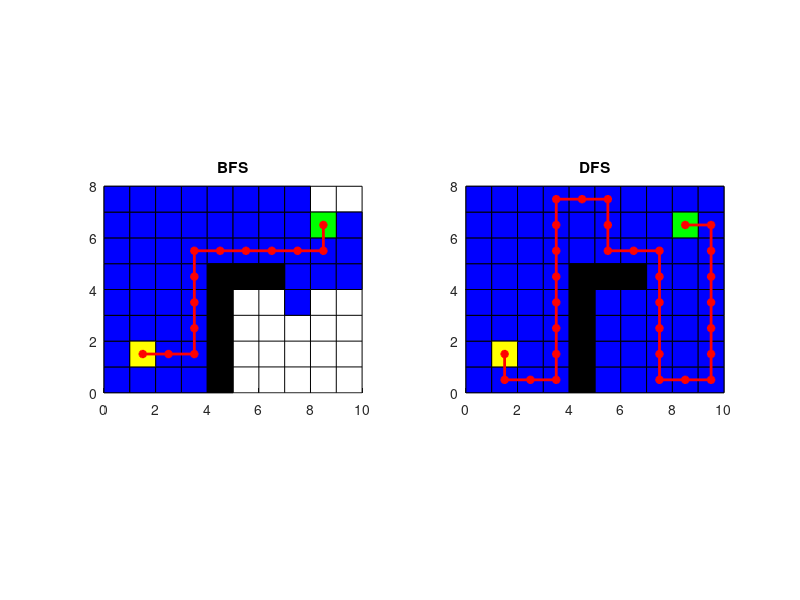

Write MATLAB code to recreate this figure.
function BFS_DFS_Subplot()

%% 参数设置
X_Length = 10;
Y_Length = 8;

Start_Node = [2,2];
Target_Node = [9,7];

Obs_Node_List = [[5,1];[5,2];[5,3];[5,4];[5,5];[6,5];[7,5]];

%% 运行 BFS 和 DFS
[path_bfs, visited_bfs] = BFS_Search(Start_Node,Target_Node,Obs_Node_List,X_Length,Y_Length);
[path_dfs, visited_dfs] = DFS_Search(Start_Node,Target_Node,Obs_Node_List,X_Length,Y_Length);

%% 画图
figure;

subplot(1,2,1);
DrawGrid(X_Length,Y_Length,Start_Node,Target_Node,Obs_Node_List,path_bfs,visited_bfs);
title('BFS');

subplot(1,2,2);
DrawGrid(X_Length,Y_Length,Start_Node,Target_Node,Obs_Node_List,path_dfs,visited_dfs);
title('DFS');

end

%% ================= BFS =================
function [path, visited] = BFS_Search(Start_Node,Target_Node,Obs_Node_List,X_Length,Y_Length)

visited = zeros(X_Length,Y_Length);
parent = zeros(X_Length,Y_Length,2);

queue = zeros(X_Length*Y_Length,2);
front = 1; rear = 1;

queue(rear,:) = Start_Node;
visited(Start_Node(1),Start_Node(2)) = 1;

dir = [1 0; -1 0; 0 1; 0 -1];
found = false;

while front <= rear
    current = queue(front,:);
    front = front + 1;

    if isequal(current,Target_Node)
        found = true;
        break;
    end

    for i = 1:4
        nx = current(1) + dir(i,1);
        ny = current(2) + dir(i,2);

        if nx<=0 || nx>X_Length || ny<=0 || ny>Y_Length
            continue;
        end

        if visited(nx,ny) == 1
            continue;
        end

        if ismember([nx ny],Obs_Node_List,'rows')
            continue;
        end

        queue(rear+1,:) = [nx ny];
        rear = rear + 1;

        visited(nx,ny) = 1;
        parent(nx,ny,:) = current;
    end
end

if found
    path = Target_Node;
    cur = Target_Node;

    while ~isequal(cur,Start_Node)
        px = parent(cur(1),cur(2),1);
        py = parent(cur(1),cur(2),2);
        cur = [px py];
        path = [cur; path];
    end
else
    path = [];
end

end

%% ================= DFS =================
function [path, visited] = DFS_Search(Start_Node,Target_Node,Obs_Node_List,X_Length,Y_Length)

visited = zeros(X_Length,Y_Length);
parent = zeros(X_Length,Y_Length,2);

stack = zeros(X_Length*Y_Length,2);
top = 1;

stack(top,:) = Start_Node;
visited(Start_Node(1),Start_Node(2)) = 1;

dir = [1 0; -1 0; 0 1; 0 -1];
found = false;

while top > 0
    current = stack(top,:);
    top = top - 1;

    if isequal(current,Target_Node)
        found = true;
        break;
    end

    for i = 1:4
        nx = current(1) + dir(i,1);
        ny = current(2) + dir(i,2);

        if nx<=0 || nx>X_Length || ny<=0 || ny>Y_Length
            continue;
        end

        if visited(nx,ny) == 1
            continue;
        end

        if ismember([nx ny],Obs_Node_List,'rows')
            continue;
        end

        stack(top+1,:) = [nx ny];
        top = top + 1;

        visited(nx,ny) = 1;
        parent(nx,ny,:) = current;
    end
end

if found
    path = Target_Node;
    cur = Target_Node;

    while ~isequal(cur,Start_Node)
        px = parent(cur(1),cur(2),1);
        py = parent(cur(1),cur(2),2);
        cur = [px py];
        path = [cur; path];
    end
else
    path = [];
end

end

%% ================= 绘图 =================
function DrawGrid(X_Length,Y_Length,Start_Node,Target_Node,Obs_Node_List,path,visited)

hold on;

% 网格
for x = 1:X_Length
    plot([x,x],[0,Y_Length],'k');
end
for y = 1:Y_Length
    plot([0,X_Length],[y,y],'k');
end

axis equal;
axis([0,X_Length,0,Y_Length]);

% 已探索节点（蓝色）🔥
for x = 1:X_Length
    for y = 1:Y_Length
        if visited(x,y) == 1
            if isequal([x y],Start_Node) || isequal([x y],Target_Node)
                continue;
            end
            fill([x,x,x-1,x-1],[y,y-1,y-1,y],'b');
        end
    end
end

% 障碍物
for i = 1:size(Obs_Node_List,1)
    x = Obs_Node_List(i,1);
    y = Obs_Node_List(i,2);
    fill([x,x,x-1,x-1],[y,y-1,y-1,y],'k');
end

% 起点
fill([Start_Node(1),Start_Node(1),Start_Node(1)-1,Start_Node(1)-1],...
     [Start_Node(2),Start_Node(2)-1,Start_Node(2)-1,Start_Node(2)],'y');

% 终点
fill([Target_Node(1),Target_Node(1),Target_Node(1)-1,Target_Node(1)-1],...
     [Target_Node(2),Target_Node(2)-1,Target_Node(2)-1,Target_Node(2)],'g');

% 路径
if ~isempty(path)
    plot(path(:,1)-0.5,path(:,2)-0.5,'r-*','LineWidth',2);
end

end
